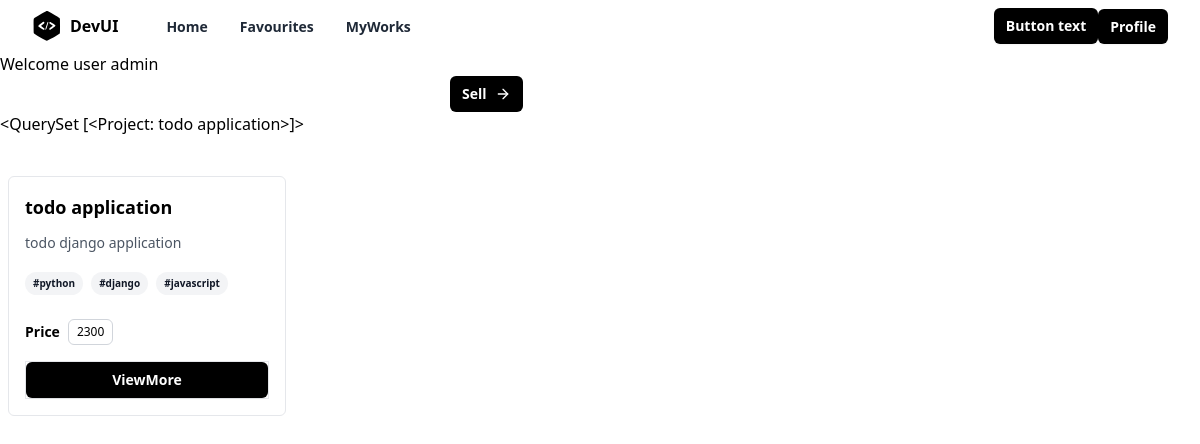
Page /index/ (signed in) on the committed database.
### store/models.py (models this page shows)
class Project(models.Model):
    title=models.CharField(max_length=200)
    description=models.TextField()
    tag_objects=models.ManyToManyField(Tag)
    owner=models.ForeignKey(User,on_delete=models.CASCADE,related_name="projects")
    thumbnail=EmbedVideoField()
    price=models.PositiveIntegerField()
    files=models.FileField(upload_to="projects",null=True)
    created_date=models.DateTimeField(auto_now_add=True)
    updated_date=models.DateTimeField(auto_now=True)
    is_active=models.BooleanField(default=True)
    def __str__(self):
        return self.title

class Tag(models.Model):
    title=models.CharField(max_length=200,unique=True)
    created_date=models.DateTimeField(auto_now_add=True)
    updated_date=models.DateTimeField(auto_now=True)
    is_active=models.BooleanField(default=True)
    def __str__(self) -> str:
        return self.title

### store/views.py (the view)
# urls.py: path("index/",views.IndexView.as_view(),name="index"),
class IndexView(View):
    template_name="store/index.html"
    def get(self,request,*args,**kwargs):
        qs=Project.objects.all().exclude(owner=request.user)
        return render(request,self.template_name,{"projects":qs})

### store/templates/store/index.html (shortened to what this page needs)
{%extends 'store/base.html'%}
{% load embed_video_tags %}
{%block main_block%}
<h1>Welcome user {{request.user}}</h1>
<div class="w-1/4 mx-auto">
    <a
    href="{%url 'project-add'%}"
    type="button"
    class="transition duration-700 ease-in-out inline-flex items-center rounded-md bg-black px-3 py-2 text-sm font-semibold text-white"
  >
    Sell
    <svg
      xmlns="http://www.w3.org/2000/svg"
      width="24"
      height="24"
      viewBox="0 0 24 24"
      fill="none"
      stroke="currentColor"
      stroke-width="2"
      stroke-linecap="round"
      stroke-linejoin="round"
      class="ml-2 h-4 w-4"
    >
      <line x1="5" y1="12" x2="19" y2="12"></line>
      <polyline points="12 5 19 12 12 19"></polyline>
    </svg>
  </a>
</div>
{{projects}}
<div class="mx-auto grid w-full max-w-7xl items-center space-y-4 px-2 py-10 md:grid-cols-2 md:gap-6 md:space-y-0 lg:grid-cols-4">
  {%for p in projects%}
  <div class="rounded-md border">
    <div class="p-4">
      <h1 class="inline-flex items-center text-lg font-semibold">
       {{p.title}}
      </h1>
      <p class="mt-3 text-sm text-gray-600">
       {{p.description}}
      </p>
      <div class="mt-4">
       {%for t in p.tag_objects.all%}
       <span class="mb-1 mr-1 inline-block rounded-full bg-gray-100 px-2 py-1 text-[10px] font-semibold text-gray-900">
        #{{t}}
      </span>
       {%endfor%}
      </div>
      <div class="mt-5 flex items-center space-x-2">
        <span class="block text-sm font-semibold">Price </span>
        <span class="block cursor-pointer rounded-md border border-gray-300 p-1 px-2 text-xs font-medium">
          {{p.price}}
        </span>
      </div>
     <div class="mt-4 w-full border">
      <a
      href="{%url 'project-detail' p.id%}"
      type="button"
      class="w-full block text-center rounded-md bg-black px-3 py-2 text-sm font-semibold text-white shadow-sm hover:bg-black/80 focus-visible:outline focus-visible:outline-2 focus-visible:outline-offset-2 focus-visible:outline-black"
    >
      ViewMore
    </a>
     </div>
    </div>
  </div>
  {%endfor%}
</div>
{%endblock%}

### rows in the picture
Project: title "<QuerySet [<Project: todo application>]>", title "todo application", description "todo django application", price "2300"
Tag: title "python"
Tag: title "django"
Tag: title "javascript"

### other values in the picture
{{ request.user }} "admin"
